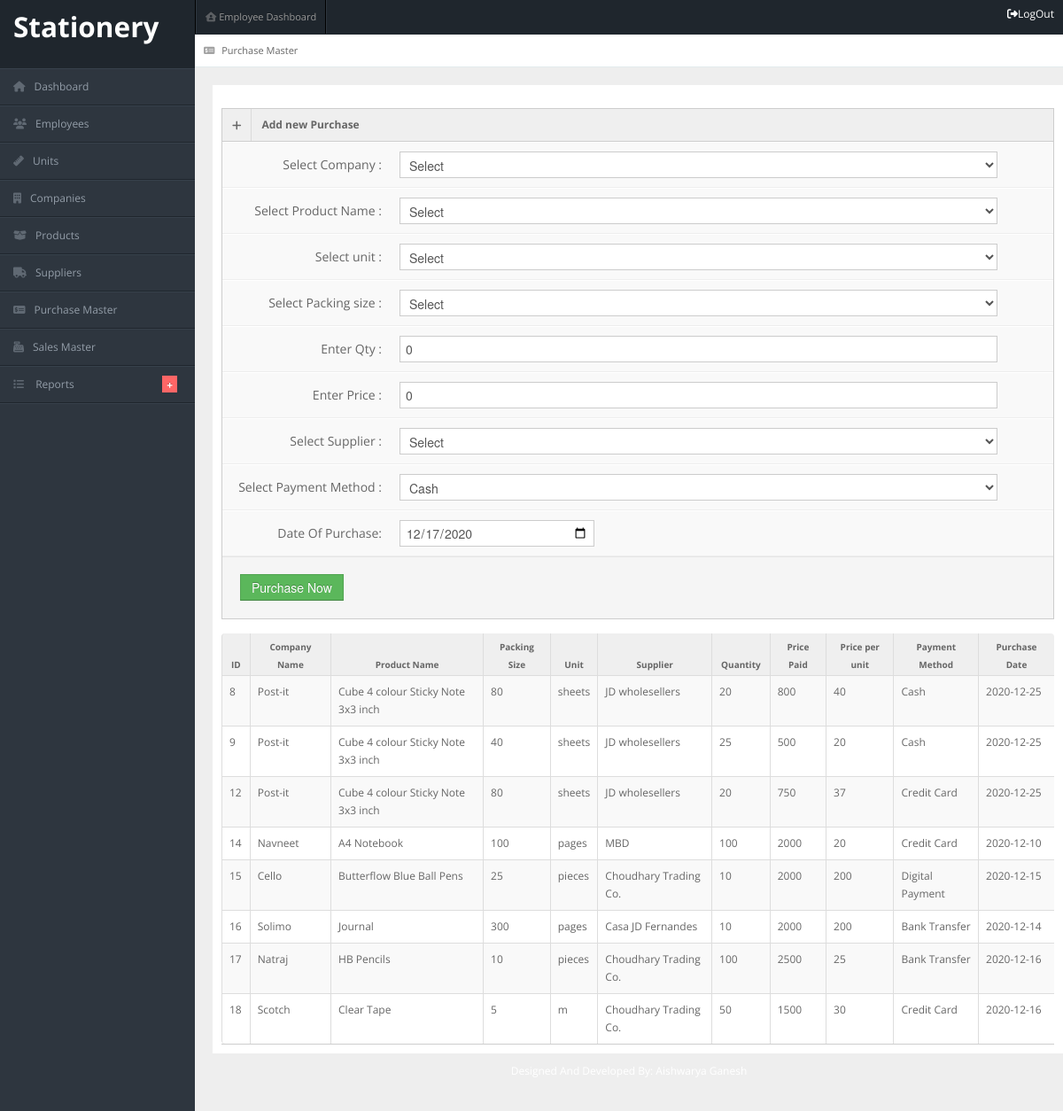
Before: /Stationery_IMS/admin/purchase_master.php with the older database file.
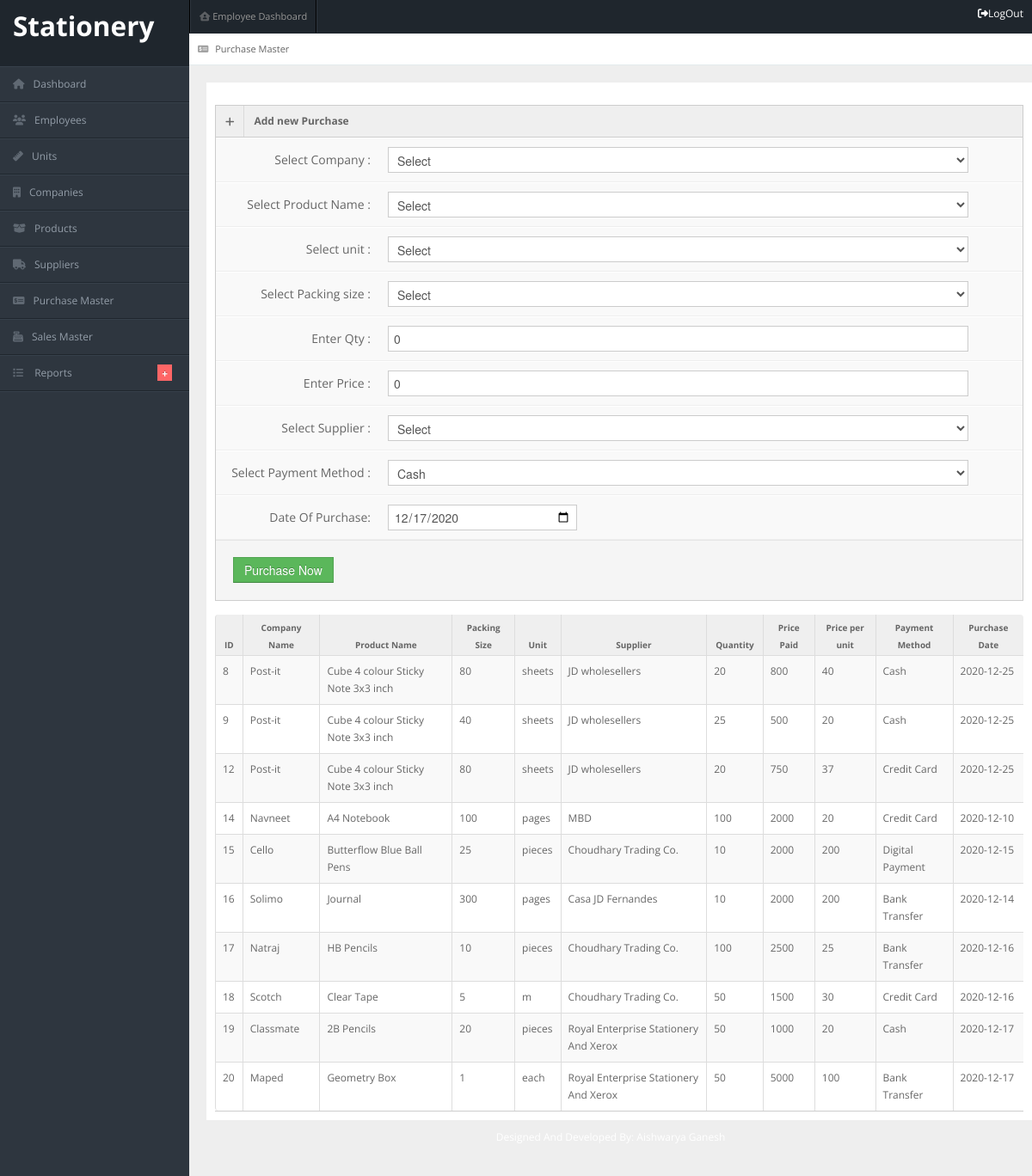
After: the same page with the newer database file.
### tables this page shows
CREATE TABLE `purchase_master` (
  `id` int(5) NOT NULL,
  `company_name` varchar(100) NOT NULL,
  `product_name` varchar(100) NOT NULL,
  `unit` varchar(50) NOT NULL,
  `packing_size` varchar(20) NOT NULL,
  `quantity` int(10) NOT NULL,
  `price` decimal(10,0) NOT NULL,
  `supplier` varchar(100) NOT NULL,
  `payment_method` varchar(100) NOT NULL,
  `date_of_purchase` date NOT NULL,
  `username` varchar(50) NOT NULL
);

### Stationery_IMS/admin/purchase_master.php (the view, shortened to what this page needs)
<?php
include "header.php";
include "../employee/connection.php";
 ?>
<div id="content">
    <div id="content-header">
        <div id="breadcrumb"><a href="#" title="Current page" class="tip-bottom"><i class="fas fa-money-check-alt"></i>
          Purchase Master</a></div>
    </div>
    <div class="container-fluid">
        <div class="row-fluid" style="background-color: white; min-height: 1000px; padding:10px;">
          <div class="span12">
            <div class="widget-box">
              <div class="widget-title"> <span class="icon"> <i class="fas fa-plus"></i> </span>
                <h5>Add new Purchase</h5>
              </div>
              <div class="widget-content nopadding">
                <form name = "AddProduct" action="" method="post" class="form-horizontal">
                  <div class="control-group">
                    <label class="control-label">Select Company :</label>
                    <div class="controls">
                      <select class="span11"  name = "companyname" id = "companyname" onchange="select_company(this.value)">
                        <option>Select</option>
                      </select>
                    </div>
                  </div>
                  <div class="control-group">
                    <label class="control-label">Select Product Name :</label>
                    <div class="controls" id="productname_div">
                      <select class ="span11">
                        <option>Select</option>
                      </select>
                    </div>
                  </div>
                  <div class="control-group">
                    <label class="control-label">Select unit :</label>
                    <div class="controls" id="unit_div">
                      <select class="span11">
                        <option>Select</option>
                      </select>
                    </div>
                  </div>
                  <div class="control-group">
                    <label class="control-label">Select Packing size :</label>
                    <div class="controls" id="packingsize_div">
                      <select class="span11" >
                        <option>Select</option>
                      </select>
                    </div>
                  </div>
                  <div class="control-group">
                    <label class="control-label">Enter Qty :</label>
                    <div class="controls">
                      <input type="text" name ="qty" value ="0" class = "span11">
                    </div>
                  </div>
                  <div class="control-group">
                    <label class="control-label">Enter Price :</label>
                    <div class="controls">
                      <input type="text" name ="price" value ="0" class = "span11">
                    </div>
                  </div>
                  <div class="control-group">
                    <label class="control-label">Select Supplier :</label>
                    <div class="controls">
                      <select class="span11" name="supplier">
                        <option>Select</option>
                      </select>
                    </div>
                  </div>
                  <div class="control-group">
                    <label class="control-label">Select Payment Method :</label>
                    <div class="controls">
                      <select class="span11" name="payment_method">
                        <option>Cash</option>
                      </select>
                    </div>
                  </div>
                  <div class="control-group">
                    <label class="control-label">Date Of Purchase:</label>
                    <div class="controls">
                      <input type="date" id="date_of_purchase" name="date_of_purchase" placeholder="YYYY-MM-DD" value="<?php echo date("Y-m-d") ?>" min="2018-01-01" max="<?php echo date("Y-m-d") ?>">
                    </div>
                  </div>
                  <div class="form-actions">
                    <button type="submit" name = "submitPurchase" class="btn btn-success">Purchase Now</button>
                  </div>
                </form>
              </div>
            </div>
            <div class="widget-content nopadding">
              <table class="table table-bordered table-striped">
                <thead>
                  <tr>
                    <th>ID</th>
                    <th>Company Name</th>
                    <th>Product Name</th>
                    <th>Packing Size</th>
                    <th>Unit</th>
                    <th>Supplier</th>
                    <th>Quantity</th>
                    <th>Price Paid</th>
                    <th>Price per unit</th>
                    <th>Payment Method</th>
                    <th>Purchase Date</th>
                  </tr>
                </thead>
                <tbody>
                  <?php
                  $res = mysqli_query($link,"select * from purchase_master");
                  while($row=mysqli_fetch_array($res))
                  {
                      ?>
                      <tr>
                        <td><?php echo $row["id"] ?></td>
                        <td><?php echo $row["company_name"] ?></td>
                        <td><?php echo $row["product_name"] ?></td>
                        <td><?php echo $row["packing_size"] ?></td>
                        <td><?php echo $row["unit"] ?></td>
                          <td><?php echo $row["supplier"] ?></td>
                        <td><?php echo $row["quantity"] ?></td>
                        <td><?php echo $row["price"] ?></td>
                        <td><?php
                          $ppu = bcdiv($row["price"],$row["quantity"]);
                        echo $ppu; ?></td>
                        <td><?php echo $row["payment_method"] ?></td>
                        <td><?php echo $row["date_of_purchase"] ?></td>
                      </tr>
                      <?php
                  }
                   ?>
                </tbody>
              </table>
            </div>
        </div>
    </div>
</div>
<?php
include "footer.php";
 ?>

### Stationery_IMS/admin/header.php (shortened to what this page needs)
<!DOCTYPE html>
<html lang="en">
<head>
    <link rel="stylesheet" href="css/bootstrap.min.css"/>
    <link rel="stylesheet" href="css/bootstrap-responsive.min.css"/>
    <link rel="stylesheet" href="css/fullcalendar.css"/>
    <link rel="stylesheet" href="css/matrix-style.css"/>
    <link rel="stylesheet" href="css/matrix-media.css"/>
    <link rel="stylesheet" href="css/jquery.gritter.css"/>
</head>
<body>
<div id="header">
    <h2 style="color: white;position: absolute">
        <a href="dashboard.html" style="color:white; margin-left: 15px; margin-top: 40px">Stationery</a>
    </h2>
</div>
<div id="user-nav" class="navbar navbar-inverse">
    <ul class="nav">
        <li><a href="../employee/homepage.php"><i class="fas fa-house-user"></i> Employee Dashboard</a></li>
    </ul>
</div>
<div id="sidebar">
    <ul>
        <li>
            <a href="homepage.php"><i class="fas fa-home"></i><span>Dashboard</span></a>
        </li>
        <li>
            <a href="add_employee.php"><i class="fas fa-users"></i><span>Employees</span></a>
        </li>
        <li>
            <a href="add_unit.php"><i class="fas fa-ruler"></i><span>Units</span></a>
        </li>
        <li>
            <a href="add_company.php"><i class="fas fa-building"></i><span>Companies</span></a>
        </li>
        <li>
            <a href="add_product.php"><i class="fas fa-box-open"></i><span>Products</span></a>
        </li>
        <li>
            <a href="add_supplier.php"><i class="fas fa-truck"></i><span>Suppliers</span></a>
        </li>
        <li>
            <a href="purchase_master.php"><i class="fas fa-money-check-alt"></i><span>Purchase Master</span></a>
        </li>
        <li>
            <a href="sales_master.php"><i class="fas fa-cash-register"></i><span>Sales Master</span></a>
        </li>
     <li class="submenu"><a href="#"><i class="fas fa-list"></i> <span>Reports</span> <span
                class="label label-important">+</span></a>
        </li>
    </ul>
</div>
<div id="search">
        <a href="logout.php" style="color:white"><i class="fas fa-sign-out-alt"></i><span>LogOut</span></a>
</div>

### Stationery_IMS/admin/footer.php (shortened to what this page needs)
<div class="row-fluid">
    <div id="footer" class="span12" style="color:white"> Designed And Developed By: Aishwarya Ganesh</div>
</div>
</body>
</html>

### Stationery_IMS/admin/css/matrix-media.css (style rules this page uses)
body { background:#2E363F; }
#header { background-color: #1f262d; margin-top:10px; }
#sidebar > ul { border-bottom: 1px solid #37414b }
#sidebar > ul > li { border-top: 1px solid #37414b; border-bottom: 1px solid #1f262d; }
#sidebar > ul > li > a > .label { background-color:#F66; }

Changed rows visible on the page:
added purchase_master: id "19", company_name "Classmate", product_name "2B Pencils", packing_size "20", unit "pieces", supplier "Royal Enterprise Stationery And Xerox", quantity "50", price "1000", ppu "20", payment_method "Cash", date_of_purchase "2020-12-17"
added purchase_master: id "20", company_name "Maped", product_name "Geometry Box", packing_size "1", unit "each", supplier "Royal Enterprise Stationery And Xerox", quantity "50", price "5000", ppu "100", payment_method "Bank Transfer", date_of_purchase "2020-12-17"
